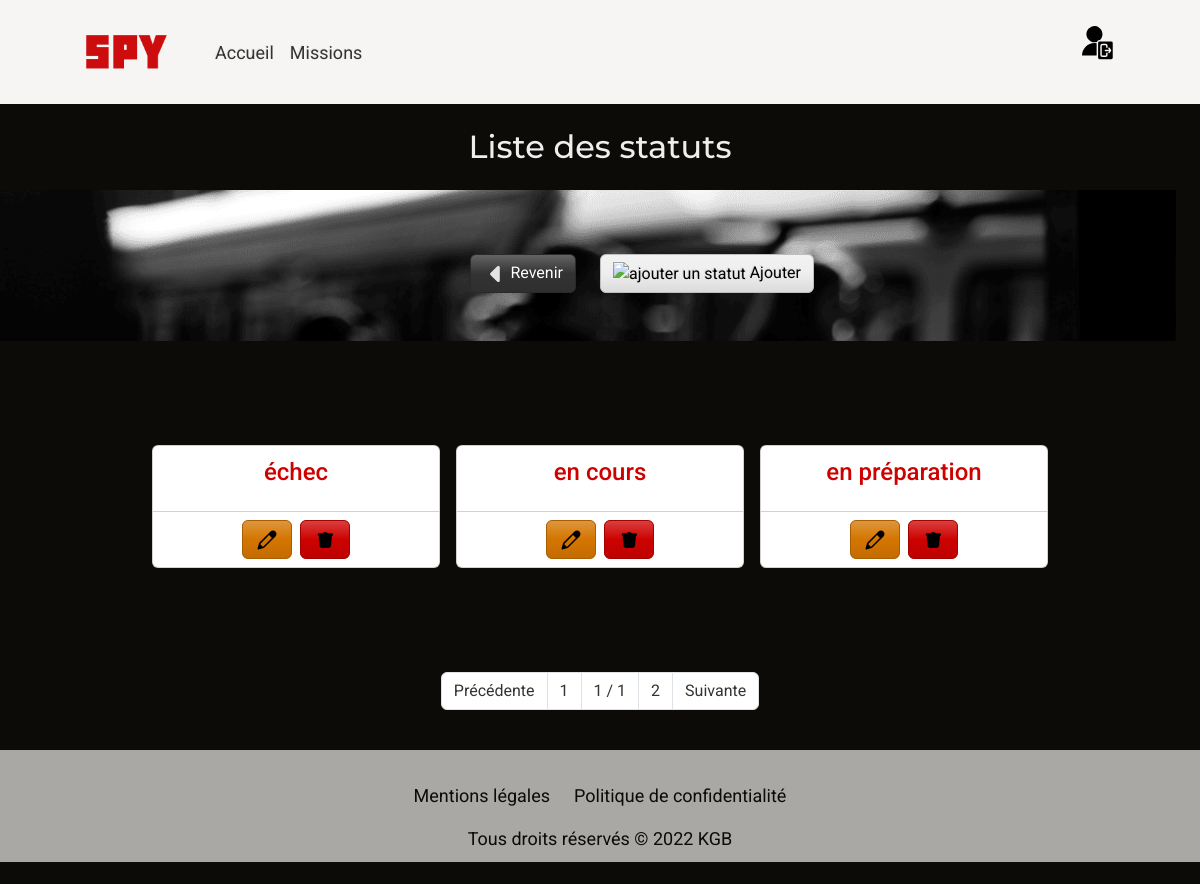
Page /statusList (signed in) on the committed database.
### tables this page shows
CREATE TABLE `Status` (
  `code_status` varchar(20) NOT NULL
);

### controllers/StatusController.php (called while the page is built, shortened)
<?php
require_once("models/StatusManager.php");
class StatusController {
    private StatusManager $statusManager;
    public function __construct() {
        $this->statusManager = new StatusManager();
    }
    private function generatePage(array $data) : void {
        extract($data);
        require_once($view);
    }
    public function statusList() : void {
        $status = $this->statusManager->getAll();
        $data_page = [
            "page_description" => "Page listant les statuts",
            "page_title" => "Statuts",
            "page_css" => "list.css",
            "page_javascript" => ["list.js"],
            "status" => $status,
            "view" => "views/read/statusView.php",
            "template" => "views/common/template.php"
        ];
        $this->generatePage($data_page);
    }
}

### models/StatusManager.php (called while the page is built, shortened)
<?php
require_once("models/Class/Status.php");
class StatusManager extends Model {
    public function getAll() : array {
        $status = [];
        $pdo = $this->getDb();
        $req = $pdo->prepare("SELECT * FROM Status");
        $req->execute();
        $data = $req->fetchAll(PDO::FETCH_ASSOC);
        foreach($data as $oneStatus) {
            $status[] = new Status($oneStatus);
        }
        return $status;
    }
}

### models/Class/Status.php (called while the page is built, shortened)
<?php
class Status {
    private string $code_status;
    public function hydrate($data): void {
        foreach($data as $key=>$value) {
            $method = "set".ucfirst($key);
        }
    }
    public function getCode_status() { return $this->code_status; }
    public function setCode_status($code_status) { $this->code_status = $code_status; return $this; }
}

### views/read/statusView.php (the view)
<div class="row">
    <section class="container">
        <div class="row d-flex justify-content-center">
            <div class="col-12 mb-3">
                <h1 class="text-light">Liste des statuts</h1>
            </div>
        </div>
    </section>
    <div class="row">
        <section class="container bg-list">
            <div class="row my-md-5">
                <div class="col-6 d-flex justify-content-end mt-3">
                    <a href="<?= URL?>createMission" class="btn btn-dark"><img src="<?= URL ?>/public/assets/images/back-light.svg" alt="retour à la création de mission" style="width: 1.5rem; height:1rem;"> Revenir</a>
                </div>
                <div class="col-6 d-flex justify-content-start mt-3">
                    <a href="<?= URL?>createStatus" class="btn btn-light font-weight-bold"><img src="<?= URL ?>/public/assets/images/icon-add.svg" alt="ajouter un statut" style="width: 1.5rem;"> Ajouter</a>
                </div>
            </div>
        </section>
    </div>
</div>
<section class="container my-5 height-bg">
    <div class="row">
        <article class="d-flex col-12 flex-wrap justify-content-center my-5" id="lists">
                <?php foreach($status as $oneStatus) :?>
                    <div class="card m-2" style="width: 18rem;">
                        <div class="card-body">
                        <h4 class="card-subtitle mb-2 text-center text-danger"><?= $oneStatus->getCode_status(); ?></h4>
                    </div>
                    <ul class="list-group list-group-flush">
                        <li class="list-group-item d-flex mx-auto">
                            <form method="POST" action="<?= URL ?>updateStatus?q=<?= $oneStatus->getCode_status(); ?>">
                                <button class="btn btn-warning me-2" type="submit"><img src="<?= URL ?>/public/assets/images/icon-modify.svg" alt="modifier un statut" style="width: 1.5rem;"></button>
                            </form>
                            <form method="POST" action="<?= URL ?>deleteStatus?q=<?= $oneStatus->getCode_status(); ?>" onSubmit="return confirm('Etes-vous sûr de vouloir supprimer ce statut ?');">
                                <button class="btn btn-danger" type="submit"><img src="<?= URL ?>/public/assets/images/icon-remove.svg" alt="supprimer un statut" style="width: 1.5rem;"></button>
                            </form>
                        </li>
                    </ul>
                </div>
            <?php endforeach; ?>
        </article>
    </div>
</section>
<section class="row mt-5 mb-4">
    <div class="col-12 d-flex justify-content-center">
        <nav aria-label="Page navigation">
            <ul class="pagination">
                <li class="page-item"><a class="page-link text-dark previousP" href="#">Précédente</a></li>
                <li class="page-item"><a class="page-link text-dark firstP"  href="#">1</a></li>
                <li class="page-item"><span class="page-link text-dark" id="pageInfo">1 / 2</span></li>
                <li class="page-item"><a class="page-link text-dark lastP"  href="#">2</a></li>
                <li class="page-item"><a class="page-link text-dark nextP"  href="#">Suivante</a></li>
            </ul>
        </nav>
    </div>
</section>

### public/CSS/main.css (style rules this page uses)
body { font-family: 'Roboto', sans-serif; font-size: 18px; background-color: #0D0B07; color: #F7F5F3; }
h1, h2 { color: #F7F5F3; font-family: 'Montserrat', sans-serif; text-align: center; padding-top: 2vh; }
a { color:#0D0B07; text-decoration: none; }
@media screen and (min-width: 768px) and (max-width: 1200px) { h1, h2 { font-size: 2rem; } }

### public/CSS/list.css (style rules this page uses)
.bg-list, #mission-bg { height: auto; min-width: 100%; min-height: 100%; background: url('../assets/images/spy.png'); background-size: cover; background-position: top; background-repeat: no-repeat; }

### rows in the picture
status: code_status "échec"
status: code_status "en cours"
status: code_status "en préparation"
